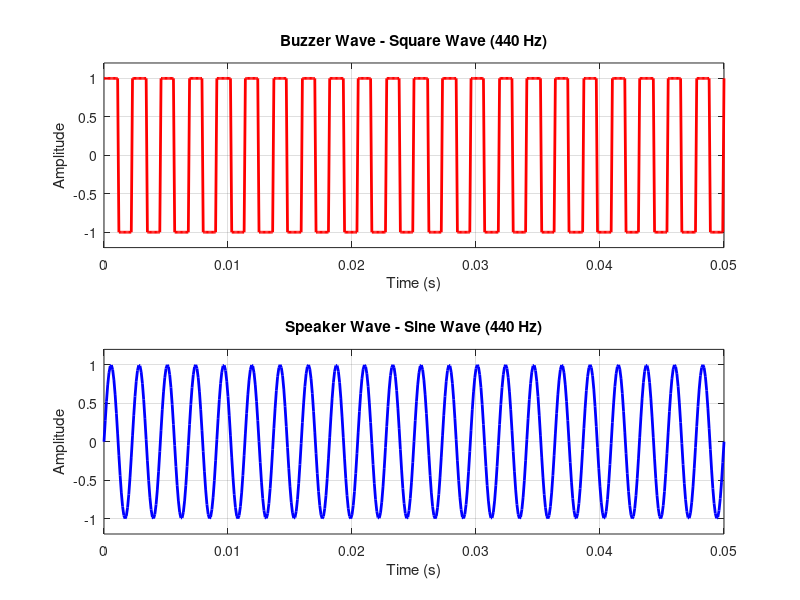

Write MATLAB code to recreate this figure.
% Parameters
Fs = 10000;             % Sampling frequency (Hz)
f_signal = 440;         % Frequency of sound (Hz) - A4 note (440 Hz)
T = 0.05;               % Time duration (seconds) for one cycle of tone
t = 0:1/Fs:T;           % Time vector

% Buzzer - Square Wave (for buzzer tone)
buzzer_wave = square(2*pi*f_signal*t); % Square wave (on/off)

% Speaker - Sine Wave (for speaker tone)
speaker_wave = sin(2*pi*f_signal*t);   % Sine wave (smooth tone)

% Plotting
figure;

% Plot Buzzer Wave (Square Wave)
subplot(2,1,1);
plot(t, buzzer_wave, 'r', 'LineWidth', 2);
title('Buzzer Wave - Square Wave (440 Hz)');
xlabel('Time (s)');
ylabel('Amplitude');
grid on;
ylim([-1.2 1.2]);

% Plot Speaker Wave (Sine Wave)
subplot(2,1,2);
plot(t, speaker_wave, 'b', 'LineWidth', 2);
title('Speaker Wave - Sine Wave (440 Hz)');
xlabel('Time (s)');
ylabel('Amplitude');
grid on;
ylim([-1.2 1.2]);
